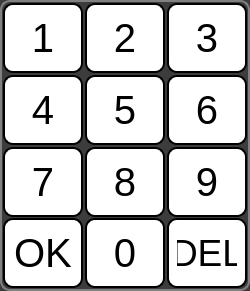
  <widget class="QFrame" name="keyboard">
   <property name="geometry">
    <rect>
     <x>760</x>
     <y>1690</y>
     <width>250</width>
     <height>291</height>
    </rect>
   </property>
   <property name="font">
    <font>
     <family>Ubuntu</family>
    </font>
   </property>
   <property name="styleSheet">
    <string notr="true">background:rgb(60, 60, 60);
border-radius: 10px;
border: 2px solid gray;</string>
   </property>
   <property name="frameShape">
    <enum>QFrame::StyledPanel</enum>
   </property>
   <property name="frameShadow">
    <enum>QFrame::Raised</enum>
   </property>
   <widget class="QPushButton" name="k1">
    <property name="geometry">
     <rect>
      <x>3</x>
      <y>3</y>
      <width>80</width>
      <height>70</height>
     </rect>
    </property>
    <property name="font">
     <font>
      <family>Ubuntu</family>
      <pointsize>30</pointsize>
      <weight>50</weight>
      <bold>false</bold>
     </font>
    </property>
    <property name="focusPolicy">
     <enum>Qt::NoFocus</enum>
    </property>
    <property name="styleSheet">
     <string notr="true">border: 2px solid black;
border-radius: 10px;
padding: 0 8px;
background: white;
color: black;</string>
    </property>
    <property name="text">
     <string>1</string>
    </property>
   </widget>
   <widget class="QPushButton" name="k3">
    <property name="geometry">
     <rect>
      <x>167</x>
      <y>3</y>
      <width>80</width>
      <height>70</height>
     </rect>
    </property>
    <property name="font">
     <font>
      <family>Ubuntu</family>
      <pointsize>30</pointsize>
      <weight>50</weight>
      <bold>false</bold>
     </font>
    </property>
    <property name="focusPolicy">
     <enum>Qt::NoFocus</enum>
    </property>
    <property name="styleSheet">
     <string notr="true">border: 2px solid black;
border-radius: 10px;
padding: 0 8px;
background: white;
color: black;</string>
    </property>
    <property name="text">
     <string>3</string>
    </property>
   </widget>
   <widget class="QPushButton" name="k7">
    <property name="geometry">
     <rect>
      <x>3</x>
      <y>147</y>
      <width>80</width>
      <height>70</height>
     </rect>
    </property>
    <property name="font">
     <font>
      <family>Ubuntu</family>
      <pointsize>30</pointsize>
      <weight>50</weight>
      <bold>false</bold>
     </font>
    </property>
    <property name="focusPolicy">
     <enum>Qt::NoFocus</enum>
    </property>
    <property name="styleSheet">
     <string notr="true">border: 2px solid black;
border-radius: 10px;
padding: 0 8px;
background: white;
color: black;</string>
    </property>
    <property name="text">
     <string>7</string>
    </property>
   </widget>
   <widget class="QPushButton" name="k8">
    <property name="geometry">
     <rect>
      <x>85</x>
      <y>147</y>
      <width>80</width>
      <height>70</height>
     </rect>
    </property>
    <property name="font">
     <font>
      <family>Ubuntu</family>
      <pointsize>30</pointsize>
      <weight>50</weight>
      <bold>false</bold>
     </font>
    </property>
    <property name="focusPolicy">
     <enum>Qt::NoFocus</enum>
    </property>
    <property name="styleSheet">
     <string notr="true">border: 2px solid black;
border-radius: 10px;
padding: 0 8px;
background: white;
color: black;</string>
    </property>
    <property name="text">
     <string>8</string>
    </property>
   </widget>
   <widget class="QPushButton" name="k2">
    <property name="geometry">
     <rect>
      <x>85</x>
      <y>3</y>
      <width>80</width>
      <height>70</height>
     </rect>
    </property>
    <property name="font">
     <font>
      <family>Ubuntu</family>
      <pointsize>30</pointsize>
      <weight>50</weight>
      <bold>false</bold>
     </font>
    </property>
    <property name="focusPolicy">
     <enum>Qt::NoFocus</enum>
    </property>
    <property name="styleSheet">
     <string notr="true">border: 2px solid black;
border-radius: 10px;
padding: 0 8px;
background: white;
color: black;</string>
    </property>
    <property name="text">
     <string>2</string>
    </property>
   </widget>
   <widget class="QPushButton" name="k0">
    <property name="geometry">
     <rect>
      <x>85</x>
      <y>218</y>
      <width>80</width>
      <height>70</height>
     </rect>
    </property>
    <property name="font">
     <font>
      <family>Ubuntu</family>
      <pointsize>30</pointsize>
      <weight>50</weight>
      <bold>false</bold>
     </font>
    </property>
    <property name="focusPolicy">
     <enum>Qt::NoFocus</enum>
    </property>
    <property name="styleSheet">
     <string notr="true">border: 2px solid black;
border-radius: 10px;
padding: 0 8px;
background: white;
color: black;</string>
    </property>
    <property name="text">
     <string>0</string>
    </property>
   </widget>
   <widget class="QPushButton" name="k5">
    <property name="geometry">
     <rect>
      <x>85</x>
      <y>75</y>
      <width>80</width>
      <height>70</height>
     </rect>
    </property>
    <property name="font">
     <font>
      <family>Ubuntu</family>
      <pointsize>30</pointsize>
      <weight>50</weight>
      <bold>false</bold>
     </font>
    </property>
    <property name="focusPolicy">
     <enum>Qt::NoFocus</enum>
    </property>
    <property name="styleSheet">
     <string notr="true">border: 2px solid black;
border-radius: 10px;
padding: 0 8px;
background: white;
color: black;</string>
    </property>
    <property name="text">
     <string>5</string>
    </property>
   </widget>
   <widget class="QPushButton" name="k9">
    <property name="geometry">
     <rect>
      <x>167</x>
      <y>147</y>
      <width>80</width>
      <height>70</height>
     </rect>
    </property>
    <property name="font">
     <font>
      <family>Ubuntu</family>
      <pointsize>30</pointsize>
      <weight>50</weight>
      <bold>false</bold>
     </font>
    </property>
    <property name="focusPolicy">
     <enum>Qt::NoFocus</enum>
    </property>
    <property name="styleSheet">
     <string notr="true">border: 2px solid black;
border-radius: 10px;
padding: 0 8px;
background: white;
color: black;</string>
    </property>
    <property name="text">
     <string>9</string>
    </property>
   </widget>
   <widget class="QPushButton" name="k4">
    <property name="geometry">
     <rect>
      <x>3</x>
      <y>75</y>
      <width>80</width>
      <height>70</height>
     </rect>
    </property>
    <property name="font">
     <font>
      <family>Ubuntu</family>
      <pointsize>30</pointsize>
      <weight>50</weight>
      <bold>false</bold>
     </font>
    </property>
    <property name="focusPolicy">
     <enum>Qt::NoFocus</enum>
    </property>
    <property name="styleSheet">
     <string notr="true">border: 2px solid black;
border-radius: 10px;
padding: 0 8px;
background: white;
color: black;</string>
    </property>
    <property name="text">
     <string>4</string>
    </property>
   </widget>
   <widget class="QPushButton" name="k6">
    <property name="geometry">
     <rect>
      <x>167</x>
      <y>75</y>
      <width>80</width>
      <height>70</height>
     </rect>
    </property>
    <property name="font">
     <font>
      <family>Ubuntu</family>
      <pointsize>30</pointsize>
      <weight>50</weight>
      <bold>false</bold>
     </font>
    </property>
    <property name="focusPolicy">
     <enum>Qt::NoFocus</enum>
    </property>
    <property name="styleSheet">
     <string notr="true">border: 2px solid black;
border-radius: 10px;
padding: 0 8px;
background: white;
color: black;</string>
    </property>
    <property name="text">
     <string>6</string>
    </property>
   </widget>
   <widget class="QPushButton" name="ok">
    <property name="geometry">
     <rect>
      <x>3</x>
      <y>218</y>
      <width>80</width>
      <height>70</height>
     </rect>
    </property>
    <property name="font">
     <font>
      <family>Ubuntu</family>
      <pointsize>30</pointsize>
      <weight>50</weight>
      <bold>false</bold>
     </font>
    </property>
    <property name="focusPolicy">
     <enum>Qt::NoFocus</enum>
    </property>
    <property name="styleSheet">
     <string notr="true">border: 2px solid black;
border-radius: 10px;
padding: 0 8px;
background: white;
color: black;</string>
    </property>
    <property name="text">
     <string>OK</string>
    </property>
   </widget>
   <widget class="QPushButton" name="del">
    <property name="geometry">
     <rect>
      <x>167</x>
      <y>218</y>
      <width>80</width>
      <height>70</height>
     </rect>
    </property>
    <property name="font">
     <font>
      <family>Ubuntu</family>
      <pointsize>28</pointsize>
      <weight>50</weight>
      <bold>false</bold>
     </font>
    </property>
    <property name="focusPolicy">
     <enum>Qt::NoFocus</enum>
    </property>
    <property name="styleSheet">
     <string notr="true">border: 2px solid black;
border-radius: 10px;
padding: 0 8px;
background: white;
color: black;</string>
    </property>
    <property name="text">
     <string>DEL</string>
    </property>
   </widget>
  </widget>
